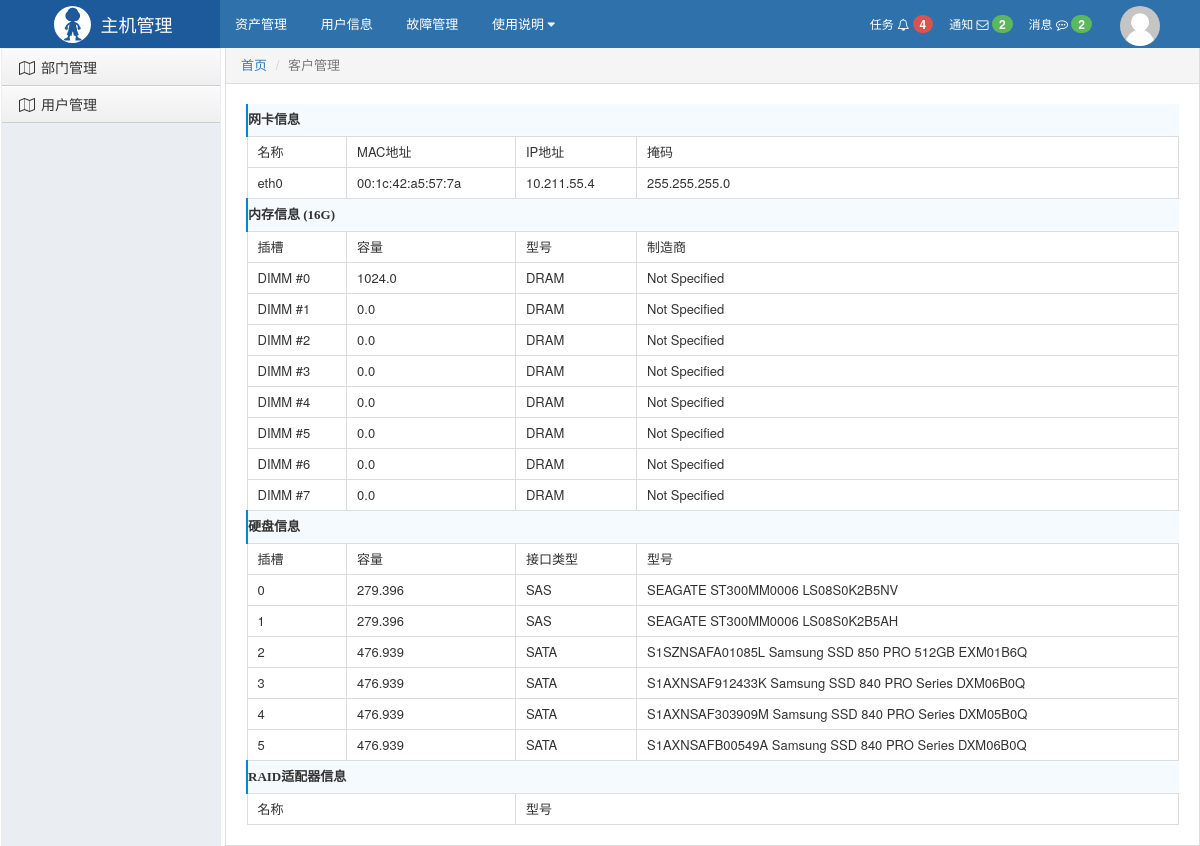
The app's page /stark/api/server/server_detail/10/ with its own data.
### api/models.py (models this page shows, shortened)
class NIC(models.Model):
    name = models.CharField('网卡名称', max_length=128)
    hwaddr = models.CharField('网卡mac地址', max_length=64)
    netmask = models.CharField(max_length=64)
    ipaddrs = models.CharField('ip地址', max_length=256)
    up = models.BooleanField(default=False)
    server = models.ForeignKey('Server', related_name='nic_list', on_delete=models.CASCADE)
    class Meta:
        verbose_name_plural = "网卡表"

class Memory(models.Model):
    slot = models.CharField('插槽位', max_length=32)
    manufacturer = models.CharField('制造商', max_length=32, null=True, blank=True)
    model = models.CharField('型号', max_length=64)
    capacity = models.FloatField('容量', null=True, blank=True)
    sn = models.CharField('内存SN号', max_length=64, null=True, blank=True)
    speed = models.CharField('速度', max_length=16, null=True, blank=True)
    server = models.ForeignKey('Server', related_name='memory_list', on_delete=models.CASCADE)
    class Meta:
        verbose_name_plural = "内存表"

class Disk(models.Model):
    slot = models.CharField('插槽位', max_length=8)
    model = models.CharField('磁盘型号', max_length=32)
    capacity = models.FloatField('磁盘容量GB')
    pd_type = models.CharField('磁盘类型', max_length=32)
    server = models.ForeignKey(verbose_name='服务器', to='Server', related_name='disk_list', on_delete=models.CASCADE)
    class Meta:
        verbose_name_plural = "硬盘表"

### api/stark.py (the view)
    def server_detail(self, request, pk):
        server_disks = models.Disk.objects.filter(server_id=pk).order_by('slot')
        server_memorys = models.Memory.objects.filter(server_id=pk).order_by('slot')
        server_nics = models.NIC.objects.filter(server_id=pk)
        return render(request, 'server/server_detail.html',
                      {'server_disks': server_disks, 'server_memory': server_memorys, 'server_nics': server_nics})

### templates/server/server_detail.html (shortened to what this page needs)
{% extends 'layout.html' %}
{% block content %}
    <div class="guige">
        <table class="guige-table">
            <tbody>
            <tr>
                <th colspan="5" class="title f14" style="border-left:2px solid #0488cd;">网卡信息</th>
            </tr>
            <tr>
                <td>名称</td>
                <td>MAC地址</td>
                <td>IP地址</td>
                <td colspan="2">掩码</td>
            </tr>
{% for nic in server_nics %}
            <tr>
                <td>{{ nic.name }}</td>
                <td>{{ nic.hwaddr }}</td>
                <td>{{ nic.ipaddrs }}</td>
                <td colspan="2">{{ nic.netmask }}</td>
            </tr>
{% endfor %}
            <tr>
                <th colspan="5" class="title f14" style="border-left:2px solid #0488cd;">
                    <span>内存信息</span>
                    <span>(16G)</span>
                </th>
            </tr>
            <tr>
                <td>插槽</td>
                <td>容量</td>
                <td>型号</td>
                <td>制造商</td>
            </tr>
            {% for memory in server_memory %}
                <tr>
                    <td>{{ memory.slot }}</td>
                    <td>{{ memory.capacity }}</td>
                    <td>{{ memory.model }}</td>
                    <td>{{ memory.manufacturer }}</td>
                </tr>
            {% endfor %}
            <tr>
                <th colspan="5" class="title f14" style="border-left:2px solid #0488cd;">
                    <span>硬盘信息</span>
                </th>
            </tr>
            <tr>
                <td>插槽</td>
                <td>容量</td>
                <td>接口类型</td>
                <td>型号</td>
            </tr>
            {% for disk in server_disks %}
                <tr>
                    <td>{{ disk.slot }}</td>
                    <td>{{ disk.capacity }}</td>
                    <td>{{ disk.pd_type }}</td>
                    <td>{{ disk.model }}</td>
                </tr>
            {% endfor %}
            <tr>
                <th colspan="5" class="title f14" style="border-left:2px solid #0488cd;">RAID适配器信息</th>
            </tr>
            <tr>
                <td colspan="2">名称</td>
                <td colspan="3">型号</td>
            </tr>
            </tbody>
        </table>
    </div>
{% endblock %}

### templates/layout.html (shortened to what this page needs)
{% load staticfiles %}
<!DOCTYPE html>
<html lang="en">
<head>
    <link rel="stylesheet" href="{% static 'plugins/bootstrap/css/bootstrap.css' %} "/>
    <link rel="stylesheet" href="{% static 'plugins/font-awesome/css/font-awesome.css' %} "/>
    <link rel="stylesheet" href="{% static 'css/commons.css' %} "/>
    <link rel="stylesheet" href="{% static 'css/nav.css' %} "/>
    <link rel="stylesheet" href="{% static 'stark/plugins/datetimepicker/bootstrap-datetimepicker.min.css' %}">
</head>
<body>
<div class="pg-header">
    <div class="nav">
        <div class="logo-area left">
            <a href="#">
                <img class="logo" src="{% static 'imgs/logo.svg' %}">
                <span style="font-size: 18px;">主机管理 </span>
            </a>
        </div>
        <div class="left-menu left">
            <a class="menu-item">资产管理</a>
            <a class="menu-item">用户信息</a>
            <a class="menu-item">故障管理</a>
            <div class="menu-item">
                <span>使用说明</span>
                <i class="fa fa-caret-down" aria-hidden="true"></i>
            </div>
        </div>
        <div class="right-menu right clearfix">
            <div class="user-info right">
                <a href="#" class="avatar">
                    <img class="img-circle" src="{% static 'imgs/default.png' %}">
                </a>
            </div>
            <a class="user-menu right">
                消息
                <i class="fa fa-commenting-o" aria-hidden="true"></i>
                <span class="badge bg-success">2</span>
            </a>
            <a class="user-menu right">
                通知
                <i class="fa fa-envelope-o" aria-hidden="true"></i>
                <span class="badge bg-success">2</span>
            </a>
            <a class="user-menu right">
                任务
                <i class="fa fa-bell-o" aria-hidden="true"></i>
                <span class="badge bg-danger">4</span>
            </a>
        </div>
    </div>
</div>
<div class="pg-body">
    <div class="left-menu">
        <div class="menu-body">
            <div class="static-menu">
                <a href=""><span class="icon-wrap"><i class="fa fa-map-o" aria-hidden="true"></i></span>
                    部门管理</a>
                <a href=""><span class="icon-wrap"><i class="fa fa-map-o" aria-hidden="true"></i></span> 用户管理</a>
            </div>
        </div>
    </div>
    <div class="right-body">
        <div>
            <ol class="breadcrumb no-radius no-margin" style="border-bottom: 1px solid #ddd;">
                <li><a href="#">首页</a></li>
                <li class="active">客户管理</li>
            </ol>
        </div>
        {% block content %} {% endblock %}
    </div>
</div>
</body>
</html>

### static/css/commons.css (style rules this page uses)
body { margin: 0; }
img { border: 0; }
.left { float: left; }
.right { float: right; }
.clearfix:after { clear: both; display: block; visibility: hidden; height: 0; }
.bg-danger { background-color: #d9534f !important; color: #ffffff; }
.bg-success { background-color: #5cb85c !important; color: #ffffff; }
.badge { display: inline-block; min-width: 10px; padding: 3px 7px; font-size: 12px; font-weight: bold; line-height: 1; color: #fff; text-align: center; white-space: nowrap; vertical-align: baseline; background-color: #777; border-radius: 10px; }
.img-circle { border-radius: 50%; }

### static/css/nav.css (style rules this page uses)
.nav { min-width: 980px; height: 48px; background-color: #2F72AB; color: #ffffff; line-height: 48px; overflow: visible; font-size: 12px; }
.nav .logo-area { width: 220px; overflow: hidden; height: 48px; text-align: center; background-color: #1c5a9c; }
.nav .logo-area > a { color: #ffffff; text-decoration: none; display: inline-block; }
.nav .logo-area .logo { height: 37px; width: 37px; float: left; margin: 6px; margin-right: 10px; }
.nav .left-menu { font-size: 13px; }
.nav .left-menu .menu-item { display: inline-block; padding: 0 15px; cursor: pointer; position: relative; color: white; text-decoration: none; }
.nav .right-menu .user-menu { padding: 0 8px; cursor: pointer; color: white; text-decoration: none; }
.nav .right-menu .user-info { padding: 0 30px 0 10px; height: 48px; position: relative; }
.nav .right-menu .user-info .avatar { display: inline-block; padding: 0 10px; height: 48px; }

### templates/layout.html (style rules this page uses)
body { margin: 0; }
.no-radius { border-radius: 0; }
.no-margin { margin: 0; }
.pg-body > .left-menu { background-color: #EAEDF1; position: absolute; left: 1px; top: 48px; bottom: 0; width: 220px; border: 1px solid #EAEDF1; overflow: auto; }
.pg-body > .right-body { position: absolute; left: 225px; right: 0; top: 48px; bottom: 0; overflow: scroll; border: 1px solid #ddd; border-top: 0; font-size: 13px; min-width: 755px; }
.left-menu .menu-body .static-menu .icon-wrap { width: 20px; display: inline-block; text-align: center; }
.left-menu .menu-body .static-menu a { text-decoration: none; padding: 8px 15px; border-bottom: 1px solid #ccc; color: #333; display: block; background: #efefef; background: -webkit-gradient(linear, left bottom, left top, color-stop(0, #efefef), color-stop(1, #fafafa)); background: -ms-linear-gradient(bottom, #efefef, #fafafa); background: -o-linear-gradient(bottom, #efefef, #fafafa); filter: progid:dximagetransform.microsoft.gradient(startColorStr='#e3e3e3', EndColorStr='#ffffff'); -ms-filter: "progid:DXImageTransform.Microsoft.gradient(startColorStr='#fafafa',EndColorStr='#efefef')"; box-shadow: inset 0 1px 1px white; }

### templates/server/server_detail.html (style rules this page uses)
.guige { margin: 20px; }
.guige-table { width: 100%; border-collapse: collapse; border-spacing: 0; }
.guige-table .title { background: #f5fafe; text-align: left; font-weight: bold; line-height: 32px; height: 32px; font-family: "微软雅黑"; }
.guige-table td, .content .guige-table th { border: 1px solid #dcdcdc; line-height: 30px; height: 30px; padding: 0 10px; }

### records on screen
NIC: name "eth0", hwaddr "00:1c:42:a5:57:7a", ipaddrs "10.211.55.4", netmask "255.255.255.0"
Memory: slot "DIMM #0", capacity "1024.0", model "DRAM", manufacturer "Not Specified"
Memory: slot "DIMM #1", capacity "0.0", model "DRAM", manufacturer "Not Specified"
Memory: slot "DIMM #2", capacity "0.0", model "DRAM", manufacturer "Not Specified"
Memory: slot "DIMM #3", capacity "0.0", model "DRAM", manufacturer "Not Specified"
Memory: slot "DIMM #4", capacity "0.0", model "DRAM", manufacturer "Not Specified"
Memory: slot "DIMM #5", capacity "0.0", model "DRAM", manufacturer "Not Specified"
Memory: slot "DIMM #6", capacity "0.0", model "DRAM", manufacturer "Not Specified"
Memory: slot "DIMM #7", capacity "0.0", model "DRAM", manufacturer "Not Specified"
Disk: slot "0", capacity "279.396", pd_type "SAS", model "SEAGATE ST300MM0006 LS08S0K2B5NV"
Disk: slot "1", capacity "279.396", pd_type "SAS", model "SEAGATE ST300MM0006 LS08S0K2B5AH"
Disk: slot "2", capacity "476.939", pd_type "SATA", model "S1SZNSAFA01085L Samsung SSD 850 PRO 512GB EXM01B6Q"
Disk: slot "3", capacity "476.939", pd_type "SATA", model "S1AXNSAF912433K Samsung SSD 840 PRO Series DXM06B0Q"
Disk: slot "4", capacity "476.939", pd_type "SATA", model "S1AXNSAF303909M Samsung SSD 840 PRO Series DXM05B0Q"
Disk: slot "5", capacity "476.939", pd_type "SATA", model "S1AXNSAFB00549A Samsung SSD 840 PRO Series DXM06B0Q"
